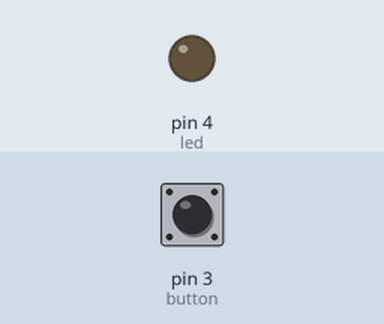
A sketch run on a simulated Arduino Uno, built with avr-gcc and run on an emulated ATmega328P. Parts: output pins drawn as LEDs (lit = HIGH). The inputs (shaded band) are chosen by the test bench; at power-on: pin 3 (button) HIGH.

Above: at 1.2 s.
1.3 s: pin 3 (button) pulled LOW for 0.15 s
At 2.2 s:
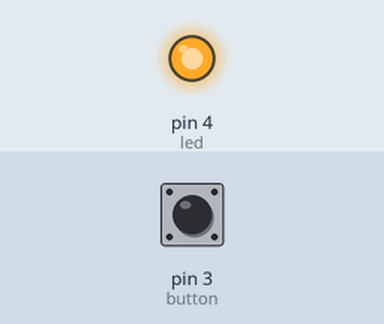
2.9 s: pin 3 (button) pulled LOW for 1 s
At 4.7 s:
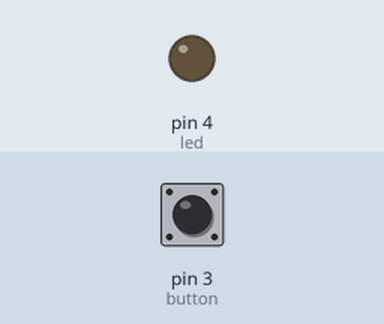
5.4 s: pin 3 (button) pulled LOW for 3.2 s
At 9.5 s:
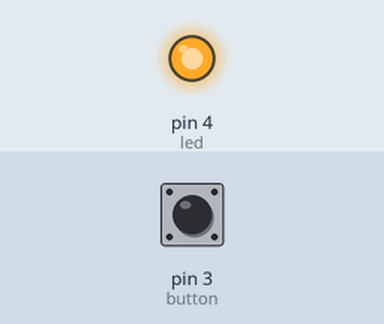
Timing chart, 0 to 11.0 s (numbered marks = the images above; inputs shaded):
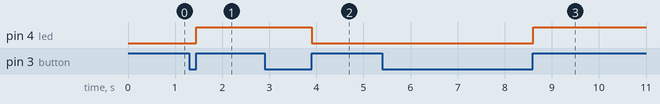

Measured:
- after the input at 1.3 s, pin 4 (led): LOW → HIGH after 0.15 s
- after the input at 2.9 s, pin 4 (led): HIGH → LOW after 1.0 s
- after the input at 5.4 s, pin 4 (led): LOW → HIGH after 3.2 s

The sketch:

led1.ino
```cpp
const int led = 4;
const int button = 3;
int buttonstate = 0;
bool ligado = false;

void setup() {
  pinMode(led, OUTPUT);
  pinMode(button, INPUT); // Changed to INPUT to read the button state
}

void loop() {
  buttonstate = digitalRead(button);

  if (buttonstate == LOW) {
    if (ligado == true) {
      ligado = false;
    } else {
      ligado = true;
    }

    // Wait for button release (to avoid bouncing)
    while (digitalRead(button) == LOW) {
      delay(10); // Debounce delay
    }
  }

  if (ligado == false) {
    digitalWrite(led, LOW);
  } else {
    digitalWrite(led, HIGH);
  }
}
```
